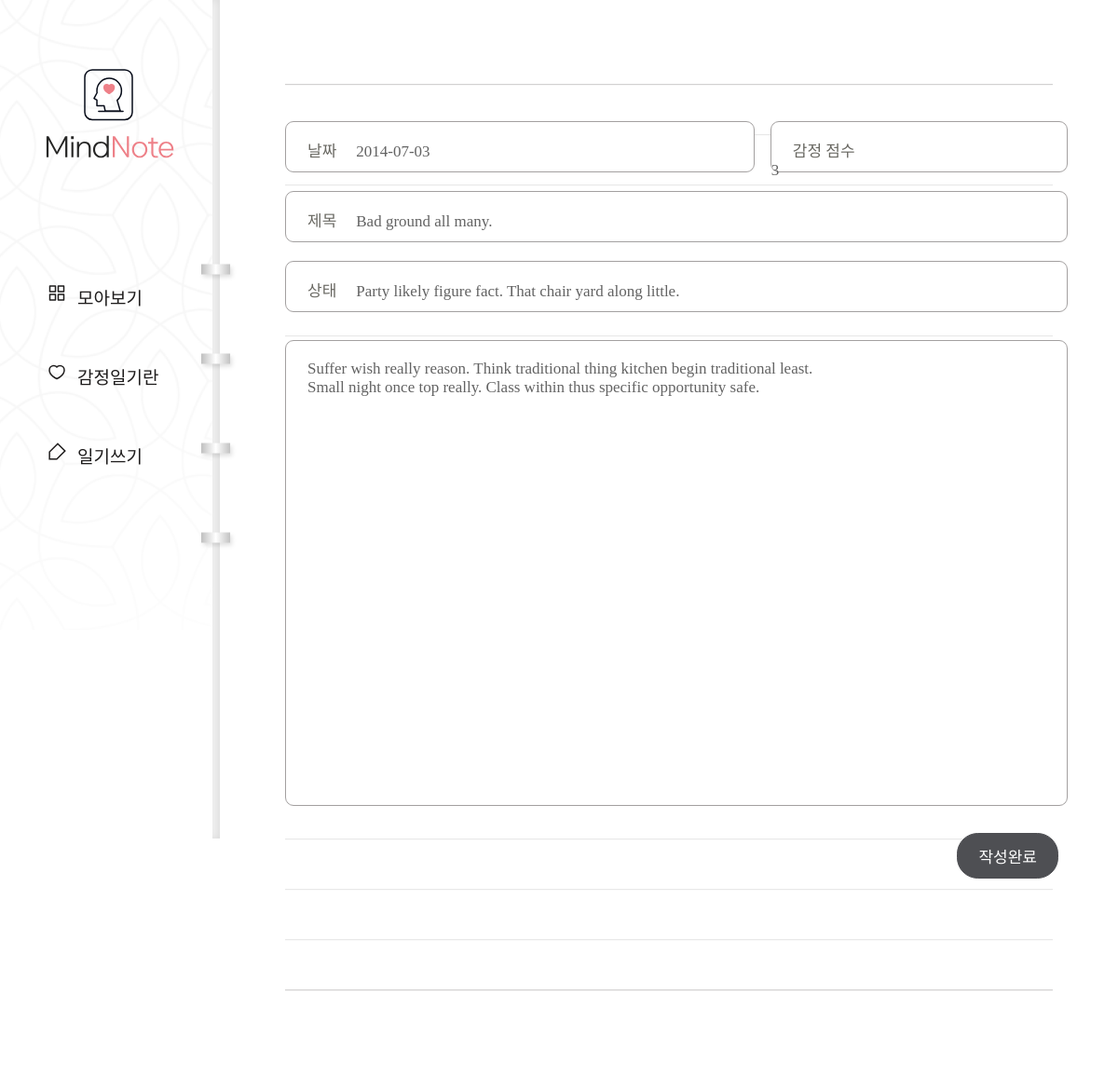
/diary/page/11/edit/, run on the app's committed database.
### diary/models.py (models this page shows, shortened)
class Page(models.Model):
    title = models.CharField(max_length=100, validators=[validate_no_hash])
    content = models.TextField(validators=[validate_no_hash])
    feeling = models.CharField(max_length=80, validators=[validate_no_numbers])
    score = models.IntegerField(validators=[validation_score])
    dt_created = models.DateField(
        verbose_name="Date Created", auto_now_add=False)

### diary/views.py (the view, shortened to what this page needs)
class PageUpdateView(UpdateView):
    model = Page
    form_class = PageForm
    template_name = 'diary/page_form.html'
    pk_url_kwarg = 'page_id'

### diary/forms.py
class PageForm(forms.ModelForm):
    class Meta():
        model = Page
        fields = ['title', 'content', 'feeling', 'score', 'dt_created']

### diary/templates/diary/page_form.html (shortened to what this page needs)
{% extends './base.html' %}
{% load static %}
{% block content %}
<div class="wrap-post">
    <form method="post">{% csrf_token %}
        <div class="editor">
            <div class="input input-date">
                <p>날짜</p>
                {{ form.dt_created }}
            </div>
            <div class="input input-score">
                <p>감정 점수</p>
                {{ form.score }}
            </div>
            <div class="input input-title">
                <p>제목</p>
                {{ form.title }}
            </div>
            <div class="input input-state">
                <p>상태</p>
                {{ form.feeling }}
            </div>
            {{ form.content }}
            <div class="post-btn">
                <input type="submit" value="작성완료">
            </div>
        </div>
    </form>
</div>
{% endblock content %}

### diary/static/diary/css/styles.css (style rules this page uses)
h1,h2,h3,p,a,ul,li { margin: 0; padding: 0; font-family: 'NanumSquare'; list-style: none; text-decoration: none; outline: none; }
html { position: relative; min-height: 100%; margin: 0; }
body { margin: 0; padding: 0; -webkit-font-smoothing: antialiased; -moz-osx-font-smoothing: auto; }
.wrap-post { padding-left: 236px; padding-top: 10px; padding-bottom: 50px; }
form { margin: 0 70px; padding-top: 120px; padding-bottom: 200px; background: url(../image/note-bg.svg) repeat-x center/1535px 974px; }
.editor { overflow: hidden; width: 840px; margin: 0 auto; }
.input { position: relative; height: 55px; margin-bottom: 20px; border: solid 1px #a3a0a0; border-radius: 9px; background: #fff; box-sizing: border-box; }
.input-date { float: left; width: 60%; }
.input-score { float: right; width: 38%; }
.input-title { float: left; width: 100%; }
.input-state { float: left; width: 100%; margin-bottom: 30px; }
.input p { display: inline-block; padding-top: 17px; padding-left: 23px; padding-right: 17px; font-family: 'NanumSquare'; color: #696862; font-size: 17px; }
.input-title input { width: 750px; }
.input-state input { width: 750px; }
input { padding: 0; font-family: 'NanumBarunpen'; color: #636363; font-size: 17px; background-color: transparent; border: none; box-sizing: border-box; }
textarea { width: 100%; height: 500px; padding: 20px 23px 30px 23px; font-family: 'NanumBarunpen'; color: #636363; font-size: 17px; border: solid 1px #a3a0a0; border-radius: 9px; box-sizing: border-box; resize: none; }
input::placeholder,textarea::placeholder { color: #bcbbb6; }
.post-btn { overflow: hidden; margin-top: 25px; }
input[type="submit"] { float: right; padding: 11px 22px; margin-right: 10px; font-family: 'NanumSquare'; color: #fff; font-size: 17px; background-color: #4e4f53; border: solid 1px #4e4f53; border-radius: 22.5px; cursor: pointer; }

### data on the page
Page: dt_created "2014-07-03", score "3", title "Bad ground all many.", feeling "Party likely figure fact. That chair yard along little.", content "Suffer wish really reason. Think traditional thing kitchen begin traditional least. Small night once top really. Class within thus specific opportunity safe."
